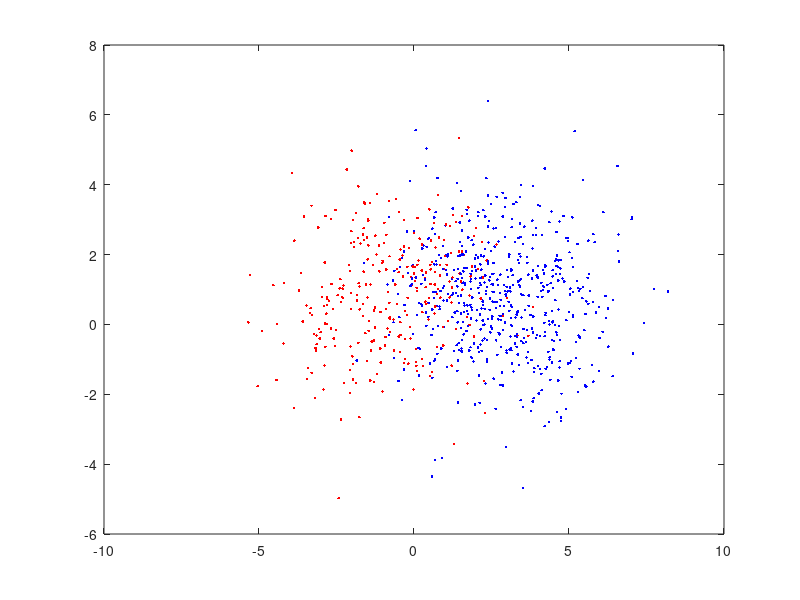

Source code (MATLAB):
% generate synthetic data for 2 neurons

% define parameters
L   = 2;                 % number of pc kept   
T   = 6000;              % experiment length
N   = 2;                 % total number of cells   
Fs  = 5000;              % sampling frequency in Hz
J   = 2;                 % total number of clusters
R   = 2;                 % observation noise
Q   = 0.001;             % process noise 
r01 = 1;                 % transition rate from spike state to r.p. state
r12 = 0.5;               % transition rate from r.p. state to isi state
r20 = [0.2  0.1];        % transition rate from isi state to spike state neuron 1 and 2              
no_obs = 100*ones(1,L);  % missing-observation symbol

Pa_1 = [1-r01 r01 0; 0 1-r12 r12; r20(1) 0 1-r20(1)]; % hmm transition matrix neuron 1
Pa_2 = [1-r01 r01 0; 0 1-r12 r12; r20(2) 0 1-r20(2)]; % hmm transition matrix neuron 2

% three-state model for the neuron cluster
    % 0: 'spike state' cluster produces a spike with p = 1;
    % 1: 'refractory period' cluster incapable of producing a spike, p = 0;
    % 2: 'isi state' p = 0; 
    
% auxiliary structures
spkt   = zeros(1,T);
obs_id = zeros(1, T);

% initial state of of the system:
%   at t = 1, both cells are in state 2 (isi state) and Y(1) = no_obs.
q(1, 1) = 2;    
q(2, 1) = 2;
V(1, :) = no_obs;
cluster_id(1) = -1;
obs_id(1)     = -1; 
    
% generate Markov process for each cell
for t = 1 : T-1
    rn = rand;
    for i = 1 : N
        if q(i, t) == 0;
            if rn < r01
                q(i, t+1) = 1;
            else
                q(i, t+1) = 0;
            end
        end
        if q(i, t) == 1
            if rn > r12
                q(i, t+1) = 1;
            else
                q(i, t+1) = 2;
            end
        end
        if q(i, t) == 2 
            if rn > r20(i)
                q(i, t+1) = 2;
            else
                q(i, t+1) = 0;
            end
        end
    end
end   

% initalize cluster means and covariances
Cv      = R * eye(L);      % observation covariance
Cu      = Q * eye(L);      % system's covariance  
u1(1,:) = 2.5 * ones(1,L); % neuron cluster center
u2(1,:) = zeros(1,L);      % noise cluster center

% generate observations
for t = 2 : T
    e = mvnrnd(zeros(1,L), Cu, 1);
    u1(t, :) = u1(t-1, :) + e(1, :);       % kalman process for the neuron cluster
    e = mvnrnd(zeros(1,L), Cu, 1);
    u2(t, :) = u2(t-1, :) + e(1, :);       % stationary noise cluster 
    
    r = rand;
    
    if (q(1, t) == 0 && q(2, t) == 0) 
        spkt(t) = 1;
        obs_id(t) = 1;
        % toss a coin
        rn = rand;
        if rn < 0.5
            cluster_id(t) = 1;
            V(t, :) = mvnrnd(u1(t, :), Cv, 1); % take a spike from the neuron 1
        else 
            cluster_id(t) = 2;
            V(t, :) = mvnrnd(u2(t, :), Cv, 1); % take a spike from the neuron 2
        end
    end
    if (q(1, t) == 0 && q(2, t) ~= 0)
        spkt(t) = 1;
        obs_id(t) = 1;
        cluster_id(t) = 1;
        V(t, :) = mvnrnd(u1(t, :), Cv, 1); % take a spike from the neuron 1
    end
    if (q(1, t) ~= 0 && q(2, t) == 0)
        spkt(t) = 1;
        obs_id(t) = 1;
        cluster_id(t) = 2;
        V(t, :) = mvnrnd(u2(t, :), Cv, 1); % take a spike from the neuron 2
    end
    if (q(1, t) ~= 0 && q(2, t) ~= 0)
        % no observation at this time ...
        obs_id(t) = -1;
        cluster_id(t) = -1;
        V(t, :) = no_obs;
    end       
end

save SynDat3s_2n_v1.mat Cv Cu Q R V T cluster_id obs_id q r01 r12 r20 u1 u2 spkt;

figure;
for i = 1 : length(V)
    if (cluster_id(i) == 1) ~= 0
        plot(V(i, 1),V(i, 2),'.b');   
        hold on;
    end
    if (cluster_id(i) == 2) ~= 0
        plot(V(i, 1),V(i, 2),'.r');   
        hold on;
    end
end